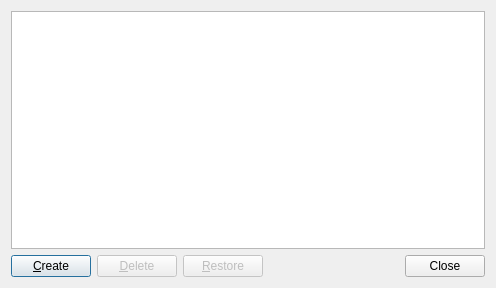
<?xml version="1.0" encoding="UTF-8"?>
<ui version="4.0">
 <class>SnapshotsDialog</class>
 <widget class="QDialog" name="SnapshotsDialog">
  <property name="windowModality">
   <enum>Qt::WindowModal</enum>
  </property>
  <property name="geometry">
   <rect>
    <x>0</x>
    <y>0</y>
    <width>496</width>
    <height>288</height>
   </rect>
  </property>
  <property name="windowTitle">
   <string>Snapshots</string>
  </property>
  <property name="styleSheet">
   <string notr="true">
QWidget {
    background-color: #fae8b7;
    color: #586e75;
}

QToolBar {
    border:0px;
}

QGraphicsView, QTextEdit, QPlainTextEdit, QTreeWidget, QListWidget, QLineEdit, QSpinBox, QComboBox {
    background-color: #fdf6e3;
}

QLabel, QMenu, QStatusBar {
  color: #586e75;
}

QMenuBar::item {
    background-color: #fae8b7;
}

QMenu::item:selected {
    color: #f2f2f2;
    background-color: #383838;
}

QToolButton:hover {
    background-color: #383838;
}

QGroupBox {
    color: #586e75;
    font: bold 12px;
    padding: 15px;
    border-style: none;
}

QAbstractScrollArea::corner {
    background: #fae8b7;
}

QScrollBar::add-page:horizontal, QScrollBar::sub-page:horizontal, QScrollBar::add-page:vertical, QScrollBar::sub-page:vertical {
  background: none;
}

QComboBox {
    selection-color: #f2f2f2;
    selection-background-color: #fae8b7;
}

QComboBox QAbstractItemView {
    background-color: #fdf6e3;
}

QDockWidget, QMenuBar, QPushButton, QToolButton, QTabWidget, QHeaderView::section {
    color: #586e75;
    font: bold 11px;
}

QTabBar {
    color: #586e75;
}

QRadioButton, QCheckBox {
  color: #586e75;
}

QRadioButton::disabled, QCheckBox::disabled {
  color: gray;
}
// bg-color=#fdf6e3
// fg-color=#586e75
// tool-bar=#fae8b7
// selection-bg=#383838 
// selection-fg=#f2f2f2
 </string>
  </property>
  <layout class="QGridLayout" name="gridLayout">
   <item row="0" column="0" colspan="4">
    <widget class="QListWidget" name="uiSnapshotsList"/>
   </item>
   <item row="1" column="0">
    <widget class="QPushButton" name="uiCreatePushButton">
     <property name="text">
      <string>&amp;Create</string>
     </property>
    </widget>
   </item>
   <item row="1" column="2">
    <widget class="QPushButton" name="uiRestorePushButton">
     <property name="enabled">
      <bool>false</bool>
     </property>
     <property name="text">
      <string>&amp;Restore</string>
     </property>
    </widget>
   </item>
   <item row="1" column="3">
    <widget class="QDialogButtonBox" name="uiButtonBox">
     <property name="orientation">
      <enum>Qt::Horizontal</enum>
     </property>
     <property name="standardButtons">
      <set>QDialogButtonBox::Close</set>
     </property>
    </widget>
   </item>
   <item row="1" column="1">
    <widget class="QPushButton" name="uiDeletePushButton">
     <property name="enabled">
      <bool>false</bool>
     </property>
     <property name="text">
      <string>&amp;Delete</string>
     </property>
    </widget>
   </item>
  </layout>
 </widget>
 <resources/>
 <connections>
  <connection>
   <sender>uiButtonBox</sender>
   <signal>accepted()</signal>
   <receiver>SnapshotsDialog</receiver>
   <slot>accept()</slot>
   <hints>
    <hint type="sourcelabel">
     <x>248</x>
     <y>254</y>
    </hint>
    <hint type="destinationlabel">
     <x>157</x>
     <y>274</y>
    </hint>
   </hints>
  </connection>
  <connection>
   <sender>uiButtonBox</sender>
   <signal>rejected()</signal>
   <receiver>SnapshotsDialog</receiver>
   <slot>reject()</slot>
   <hints>
    <hint type="sourcelabel">
     <x>316</x>
     <y>260</y>
    </hint>
    <hint type="destinationlabel">
     <x>286</x>
     <y>274</y>
    </hint>
   </hints>
  </connection>
 </connections>
</ui>
